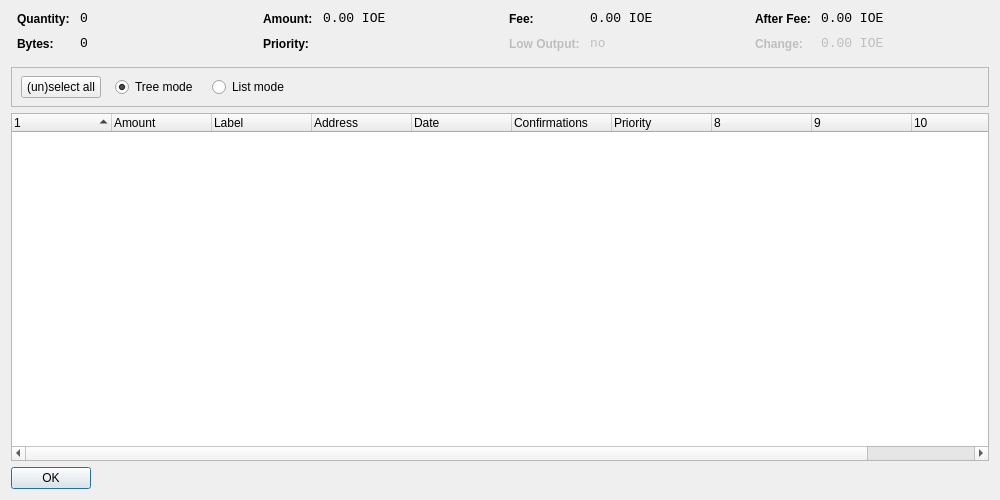
<?xml version="1.0" encoding="UTF-8"?>
<ui version="4.0">
 <class>CoinControlDialog</class>
 <widget class="QDialog" name="CoinControlDialog">
  <property name="geometry">
   <rect>
    <x>0</x>
    <y>0</y>
    <width>1000</width>
    <height>500</height>
   </rect>
  </property>
  <property name="windowTitle">
   <string>Coin Control</string>
  </property>
  <layout class="QVBoxLayout" name="verticalLayout">
   <item>
    <layout class="QHBoxLayout" name="horizontalLayoutTop" stretch="0,0,0,0">
     <property name="topMargin">
      <number>0</number>
     </property>
     <property name="bottomMargin">
      <number>10</number>
     </property>
     <item>
      <layout class="QFormLayout" name="formLayoutCoinControl1">
       <property name="horizontalSpacing">
        <number>10</number>
       </property>
       <property name="verticalSpacing">
        <number>10</number>
       </property>
       <property name="leftMargin">
        <number>6</number>
       </property>
       <property name="rightMargin">
        <number>6</number>
       </property>
       <item row="0" column="0">
        <widget class="QLabel" name="labelCoinControlQuantityText">
         <property name="styleSheet">
          <string notr="true">font-weight:bold;</string>
         </property>
         <property name="text">
          <string>Quantity:</string>
         </property>
        </widget>
       </item>
       <item row="0" column="1">
        <widget class="QLabel" name="labelCoinControlQuantity">
         <property name="font">
          <font>
           <family>Monospace</family>
           <pointsize>10</pointsize>
          </font>
         </property>
         <property name="cursor">
          <cursorShape>IBeamCursor</cursorShape>
         </property>
         <property name="contextMenuPolicy">
          <enum>Qt::ActionsContextMenu</enum>
         </property>
         <property name="text">
          <string notr="true">0</string>
         </property>
         <property name="textInteractionFlags">
          <set>Qt::LinksAccessibleByMouse|Qt::TextSelectableByKeyboard|Qt::TextSelectableByMouse</set>
         </property>
        </widget>
       </item>
       <item row="1" column="0">
        <widget class="QLabel" name="labelCoinControlBytesText">
         <property name="styleSheet">
          <string notr="true">font-weight:bold;</string>
         </property>
         <property name="text">
          <string>Bytes:</string>
         </property>
        </widget>
       </item>
       <item row="1" column="1">
        <widget class="QLabel" name="labelCoinControlBytes">
         <property name="font">
          <font>
           <family>Monospace</family>
           <pointsize>10</pointsize>
          </font>
         </property>
         <property name="cursor">
          <cursorShape>IBeamCursor</cursorShape>
         </property>
         <property name="contextMenuPolicy">
          <enum>Qt::ActionsContextMenu</enum>
         </property>
         <property name="text">
          <string notr="true">0</string>
         </property>
         <property name="textInteractionFlags">
          <set>Qt::LinksAccessibleByMouse|Qt::TextSelectableByKeyboard|Qt::TextSelectableByMouse</set>
         </property>
        </widget>
       </item>
      </layout>
     </item>
     <item>
      <layout class="QFormLayout" name="formLayoutCoinControl2">
       <property name="horizontalSpacing">
        <number>10</number>
       </property>
       <property name="verticalSpacing">
        <number>10</number>
       </property>
       <property name="leftMargin">
        <number>6</number>
       </property>
       <property name="rightMargin">
        <number>6</number>
       </property>
       <item row="0" column="0">
        <widget class="QLabel" name="labelCoinControlAmountText">
         <property name="styleSheet">
          <string notr="true">font-weight:bold;</string>
         </property>
         <property name="text">
          <string>Amount:</string>
         </property>
        </widget>
       </item>
       <item row="0" column="1">
        <widget class="QLabel" name="labelCoinControlAmount">
         <property name="font">
          <font>
           <family>Monospace</family>
           <pointsize>10</pointsize>
          </font>
         </property>
         <property name="cursor">
          <cursorShape>IBeamCursor</cursorShape>
         </property>
         <property name="contextMenuPolicy">
          <enum>Qt::ActionsContextMenu</enum>
         </property>
         <property name="text">
          <string notr="true">0.00 IOE</string>
         </property>
         <property name="textInteractionFlags">
          <set>Qt::LinksAccessibleByMouse|Qt::TextSelectableByKeyboard|Qt::TextSelectableByMouse</set>
         </property>
        </widget>
       </item>
       <item row="1" column="0">
        <widget class="QLabel" name="labelCoinControlPriorityText">
         <property name="styleSheet">
          <string notr="true">font-weight:bold;</string>
         </property>
         <property name="text">
          <string>Priority:</string>
         </property>
        </widget>
       </item>
       <item row="1" column="1">
        <widget class="QLabel" name="labelCoinControlPriority">
         <property name="font">
          <font>
           <family>Monospace</family>
           <pointsize>10</pointsize>
          </font>
         </property>
         <property name="cursor">
          <cursorShape>IBeamCursor</cursorShape>
         </property>
         <property name="contextMenuPolicy">
          <enum>Qt::ActionsContextMenu</enum>
         </property>
         <property name="text">
          <string/>
         </property>
         <property name="textInteractionFlags">
          <set>Qt::LinksAccessibleByMouse|Qt::TextSelectableByKeyboard|Qt::TextSelectableByMouse</set>
         </property>
        </widget>
       </item>
      </layout>
     </item>
     <item>
      <layout class="QFormLayout" name="formLayoutCoinControl3">
       <property name="horizontalSpacing">
        <number>10</number>
       </property>
       <property name="verticalSpacing">
        <number>10</number>
       </property>
       <property name="leftMargin">
        <number>6</number>
       </property>
       <property name="rightMargin">
        <number>6</number>
       </property>
       <item row="0" column="0">
        <widget class="QLabel" name="labelCoinControlFeeText">
         <property name="styleSheet">
          <string notr="true">font-weight:bold;</string>
         </property>
         <property name="text">
          <string>Fee:</string>
         </property>
        </widget>
       </item>
       <item row="0" column="1">
        <widget class="QLabel" name="labelCoinControlFee">
         <property name="font">
          <font>
           <family>Monospace</family>
           <pointsize>10</pointsize>
          </font>
         </property>
         <property name="cursor">
          <cursorShape>IBeamCursor</cursorShape>
         </property>
         <property name="contextMenuPolicy">
          <enum>Qt::ActionsContextMenu</enum>
         </property>
         <property name="text">
          <string notr="true">0.00 IOE</string>
         </property>
         <property name="textInteractionFlags">
          <set>Qt::LinksAccessibleByMouse|Qt::TextSelectableByKeyboard|Qt::TextSelectableByMouse</set>
         </property>
        </widget>
       </item>
       <item row="1" column="0">
        <widget class="QLabel" name="labelCoinControlLowOutputText">
         <property name="enabled">
          <bool>false</bool>
         </property>
         <property name="styleSheet">
          <string notr="true">font-weight:bold;</string>
         </property>
         <property name="text">
          <string>Low Output:</string>
         </property>
        </widget>
       </item>
       <item row="1" column="1">
        <widget class="QLabel" name="labelCoinControlLowOutput">
         <property name="enabled">
          <bool>false</bool>
         </property>
         <property name="font">
          <font>
           <family>Monospace</family>
           <pointsize>10</pointsize>
          </font>
         </property>
         <property name="cursor">
          <cursorShape>IBeamCursor</cursorShape>
         </property>
         <property name="contextMenuPolicy">
          <enum>Qt::ActionsContextMenu</enum>
         </property>
         <property name="text">
          <string notr="true">no</string>
         </property>
         <property name="textInteractionFlags">
          <set>Qt::LinksAccessibleByMouse|Qt::TextSelectableByKeyboard|Qt::TextSelectableByMouse</set>
         </property>
        </widget>
       </item>
      </layout>
     </item>
     <item>
      <layout class="QFormLayout" name="formLayoutCoinControl4">
       <property name="horizontalSpacing">
        <number>10</number>
       </property>
       <property name="verticalSpacing">
        <number>10</number>
       </property>
       <property name="leftMargin">
        <number>6</number>
       </property>
       <property name="rightMargin">
        <number>6</number>
       </property>
       <item row="0" column="0">
        <widget class="QLabel" name="labelCoinControlAfterFeeText">
         <property name="styleSheet">
          <string notr="true">font-weight:bold;</string>
         </property>
         <property name="text">
          <string>After Fee:</string>
         </property>
        </widget>
       </item>
       <item row="0" column="1">
        <widget class="QLabel" name="labelCoinControlAfterFee">
         <property name="font">
          <font>
           <family>Monospace</family>
           <pointsize>10</pointsize>
          </font>
         </property>
         <property name="cursor">
          <cursorShape>IBeamCursor</cursorShape>
         </property>
         <property name="contextMenuPolicy">
          <enum>Qt::ActionsContextMenu</enum>
         </property>
         <property name="text">
          <string notr="true">0.00 IOE</string>
         </property>
         <property name="textInteractionFlags">
          <set>Qt::LinksAccessibleByMouse|Qt::TextSelectableByKeyboard|Qt::TextSelectableByMouse</set>
         </property>
        </widget>
       </item>
       <item row="1" column="0">
        <widget class="QLabel" name="labelCoinControlChangeText">
         <property name="enabled">
          <bool>false</bool>
         </property>
         <property name="styleSheet">
          <string notr="true">font-weight:bold;</string>
         </property>
         <property name="text">
          <string>Change:</string>
         </property>
        </widget>
       </item>
       <item row="1" column="1">
        <widget class="QLabel" name="labelCoinControlChange">
         <property name="enabled">
          <bool>false</bool>
         </property>
         <property name="font">
          <font>
           <family>Monospace</family>
           <pointsize>10</pointsize>
          </font>
         </property>
         <property name="cursor">
          <cursorShape>IBeamCursor</cursorShape>
         </property>
         <property name="contextMenuPolicy">
          <enum>Qt::ActionsContextMenu</enum>
         </property>
         <property name="text">
          <string notr="true">0.00 IOE</string>
         </property>
         <property name="textInteractionFlags">
          <set>Qt::LinksAccessibleByMouse|Qt::TextSelectableByKeyboard|Qt::TextSelectableByMouse</set>
         </property>
        </widget>
       </item>
      </layout>
     </item>
    </layout>
   </item>
   <item>
    <widget class="QFrame" name="frame">
     <property name="minimumSize">
      <size>
       <width>0</width>
       <height>40</height>
      </size>
     </property>
     <property name="frameShape">
      <enum>QFrame::StyledPanel</enum>
     </property>
     <property name="frameShadow">
      <enum>QFrame::Sunken</enum>
     </property>
     <widget class="QWidget" name="horizontalLayoutWidget">
      <property name="geometry">
       <rect>
        <x>10</x>
        <y>0</y>
        <width>781</width>
        <height>41</height>
       </rect>
      </property>
      <layout class="QHBoxLayout" name="horizontalLayoutPanel" stretch="0,0,0,0,0">
       <property name="spacing">
        <number>14</number>
       </property>
       <item>
        <widget class="QPushButton" name="pushButtonSelectAll">
         <property name="sizePolicy">
          <sizepolicy hsizetype="Maximum" vsizetype="Fixed">
           <horstretch>0</horstretch>
           <verstretch>0</verstretch>
          </sizepolicy>
         </property>
         <property name="text">
          <string>(un)select all</string>
         </property>
        </widget>
       </item>
       <item>
        <widget class="QRadioButton" name="radioTreeMode">
         <property name="sizePolicy">
          <sizepolicy hsizetype="Maximum" vsizetype="Fixed">
           <horstretch>0</horstretch>
           <verstretch>0</verstretch>
          </sizepolicy>
         </property>
         <property name="text">
          <string>Tree mode</string>
         </property>
         <property name="checked">
          <bool>true</bool>
         </property>
        </widget>
       </item>
       <item>
        <widget class="QRadioButton" name="radioListMode">
         <property name="sizePolicy">
          <sizepolicy hsizetype="Maximum" vsizetype="Fixed">
           <horstretch>0</horstretch>
           <verstretch>0</verstretch>
          </sizepolicy>
         </property>
         <property name="text">
          <string>List mode</string>
         </property>
        </widget>
       </item>
       <item>
        <spacer name="horizontalSpacer">
         <property name="orientation">
          <enum>Qt::Horizontal</enum>
         </property>
         <property name="sizeHint" stdset="0">
          <size>
           <width>40</width>
           <height>20</height>
          </size>
         </property>
        </spacer>
       </item>
      </layout>
     </widget>
    </widget>
   </item>
   <item>
    <widget class="CoinControlTreeWidget" name="treeWidget">
     <property name="contextMenuPolicy">
      <enum>Qt::CustomContextMenu</enum>
     </property>
     <property name="sortingEnabled">
      <bool>false</bool>
     </property>
     <property name="columnCount">
      <number>11</number>
     </property>
     <attribute name="headerShowSortIndicator" stdset="0">
      <bool>true</bool>
     </attribute>
     <attribute name="headerStretchLastSection">
      <bool>false</bool>
     </attribute>
     <column>
      <property name="text">
       <string/>
      </property>
     </column>
     <column>
      <property name="text">
       <string>Amount</string>
      </property>
     </column>
     <column>
      <property name="text">
       <string>Label</string>
      </property>
     </column>
     <column>
      <property name="text">
       <string>Address</string>
      </property>
     </column>
     <column>
      <property name="text">
       <string>Date</string>
      </property>
     </column>
     <column>
      <property name="text">
       <string>Confirmations</string>
      </property>
      <property name="toolTip">
       <string>Confirmed</string>
      </property>
     </column>
     <column>
      <property name="text">
       <string>Priority</string>
      </property>
     </column>
     <column>
      <property name="text">
       <string/>
      </property>
     </column>
     <column>
      <property name="text">
       <string/>
      </property>
     </column>
     <column>
      <property name="text">
       <string/>
      </property>
     </column>
     <column>
      <property name="text">
       <string/>
      </property>
     </column>
    </widget>
   </item>
   <item>
    <widget class="QDialogButtonBox" name="buttonBox">
     <property name="sizePolicy">
      <sizepolicy hsizetype="Maximum" vsizetype="Fixed">
       <horstretch>0</horstretch>
       <verstretch>0</verstretch>
      </sizepolicy>
     </property>
     <property name="orientation">
      <enum>Qt::Horizontal</enum>
     </property>
     <property name="standardButtons">
      <set>QDialogButtonBox::Ok</set>
     </property>
    </widget>
   </item>
  </layout>
 </widget>
 <customwidgets>
  <customwidget>
   <class>CoinControlTreeWidget</class>
   <extends>QTreeWidget</extends>
   <header>coincontroltreewidget.h</header>
  </customwidget>
 </customwidgets>
 <resources/>
 <connections/>
</ui>
